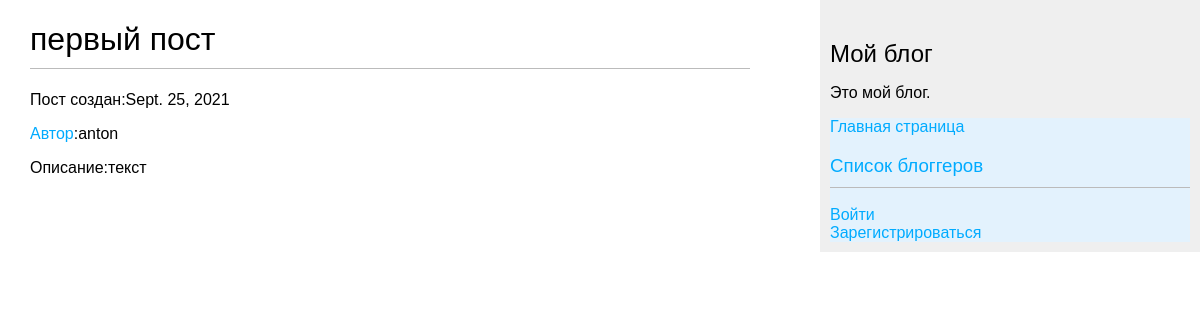
The app's page /blog/2/ with its own data.
### app/models.py (models this page shows, shortened)
class Post(models.Model):
    title=models.CharField(max_length=200)
    text=models.CharField(max_length=200)
    slug=models.SlugField(max_length=200, blank=True)
    author=models.ForeignKey(User, on_delete=models.CASCADE)
    created_on=models.DateField(auto_now_add=True)
    status=models.IntegerField(choices=STATUS,default=0)
    class Meta:
        ordering=['-created_on']

### app/views.py (the view)
# urls.py: path('<int:id>/',views.PostDetailView.as_view(), name='detail'),
class PostDetailView(DetailView):
    model=Post
    template_name='blogdetail.html'
    pk_url_kwarg='id'

### templates/blogdetail.html
{% extends 'base.html' %}
{% block content %}
<h1>{{post.title}}</h1>
<p>Пост создан:{{post.created_on}}</p>
<p><a href="{% url 'userpage' post.author.username %}">Автор</a>:{{post.author}}</p>
<p>Описание:{{post.text}}</p>
{% endblock content %}

### static/css/blog.css (style rules this page uses)
body { margin:0; padding:0; font-family:helvetica, sans-serif; }
a { color:#00abff; text-decoration:none; }
h1 { font-weight:normal; border-bottom:1px solid #bbb; padding:0 0 10px 0; }

### records on screen
Post: title "первый пост", created_on "Sept. 25, 2021", author "anton", text "текст"
